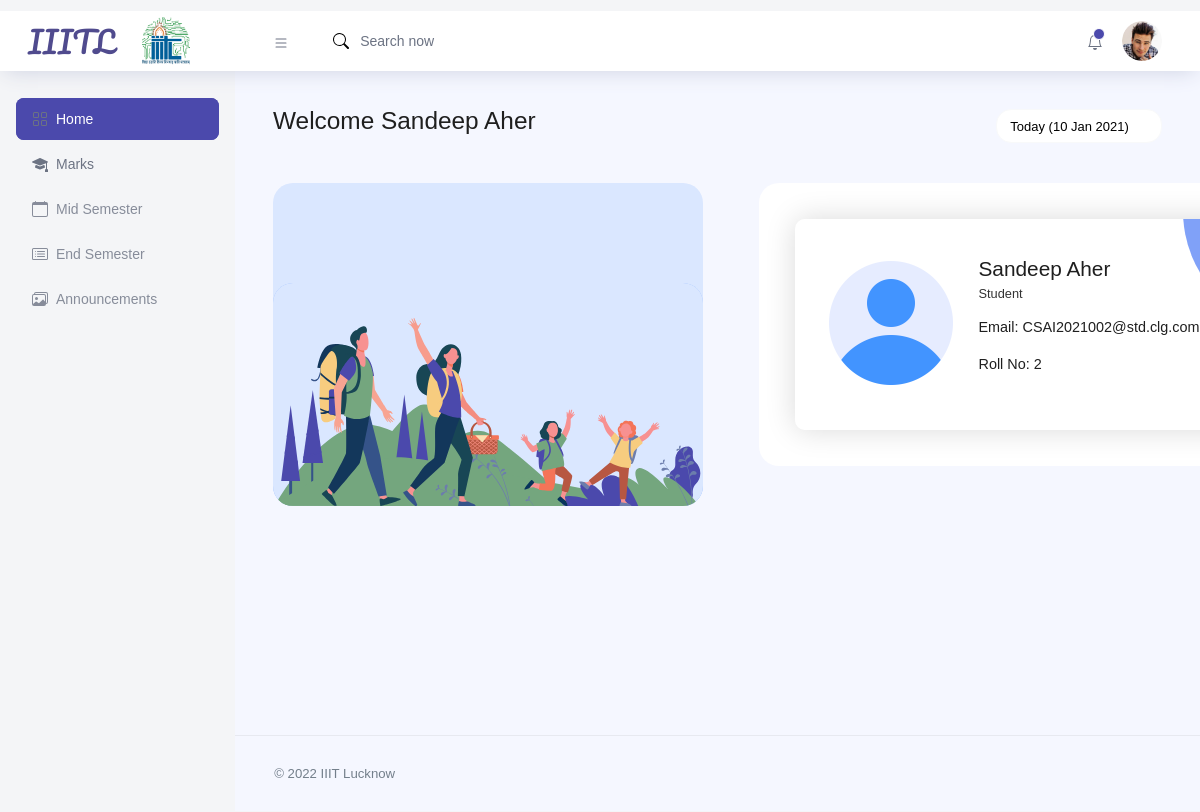
Page /student-home (signed in) on the committed database.
### website/models.py (models this page shows, shortened)
class Student(db.Model, UserMixin):
    sid = db.Column(db.Integer, primary_key=True)
    sfname = db.Column(db.String[50], nullable=False)
    slname = db.Column(db.String[50], nullable=False)
    sbranch = db.Column(db.Integer,db.ForeignKey('courses.id'))
    sroll = db.Column(db.Integer, nullable=False)    # {sbranch}-{syear}-{sroll}@std.clg.com
    semail = db.Column(db.String[100], nullable=False)
    syear = db.Column(db.Integer,db.ForeignKey('years.year'))
    spass = db.Column(db.String[100], nullable=False)    # YYYY-MM-DD
    sdob = db.Column(db.String[100], nullable=False)
    role = db.Column(db.String[100], default='student')    # crs=db.Column(db.Integer, db.ForeignKey('courses.id'))
    smarks=db.relationship('Marks')

### website/loginfunction.py (the view)
        def wrapper(*args,**kwargs):
            if current_user.is_authenticated:
                if(role==current_user.role):
                    return f(*args,**kwargs)
                else:
                    return redirect(f'/{current_user.role}-home')
            else:
                flash("You Are Not Logged In!",'error')
                return redirect('/')

### website/loginfunction.py (called while the page is built)
def loginchecker(role="None"):
    def inner(f):
        def wrapper(*args,**kwargs):
            if current_user.is_authenticated:
                if(role==current_user.role):
                    return f(*args,**kwargs)
                else:
                    return redirect(f'/{current_user.role}-home')
            else:
                flash("You Are Not Logged In!",'error')
                return redirect('/')
        wrapper.__name__=f.__name__
        return wrapper
    return inner

### website/view.py (called while the page is built)
@view.route('/student-home')
@loginchecker(role='student')
def stdhome():
    current_user
    br = Courses.query.filter_by(id=current_user.sbranch).first()
    br = br.course
    return render_template('Student_Home.html', cu=current_user, br=br)

### website/templates/Student_Home.html (shortened to what this page needs)
<!DOCTYPE html>
<html lang="en">
  <head>
    <link rel="stylesheet" href="../static/style.css" />
    <link rel="stylesheet" href="../static/Student_Home.css" />
  </head>
  <body class="">
    <div class="container-scroller" style="margin-top: -6.5vh">
      {% include 'navBars/studentNav.html' %}
      <div class="container-fluid page-body-wrapper pt-0">
        {% include 'sideBars/studentSide.html' %}
        <div class="main-panel">
          <div class="content-wrapper">
            <div class="row">
              <div class="col-md-12 grid-margin">
                <div class="row">
                  <div class="col-12 col-xl-8 mb-4 mb-xl-0">
                    <h3 class="font-weight-bold">
                      Welcome {{ cu.sfname }} {{ cu.slname }}
                    </h3>
                  </div>
                  <div class="col-12 col-xl-4">
                    <div class="justify-content-end d-flex">
                      <div class="dropdown flex-md-grow-1 flex-xl-grow-0">
                        <button
                          class="btn btn-sm btn-light bg-white dropdown-toggle"
                          type="button"
                          id="dropdownMenuDate2"
                          data-bs-toggle="dropdown"
                          aria-haspopup="true"
                          aria-expanded="true"
                        >
                           Today (10 Jan 2021)
                        </button>
                      </div>
                    </div>
                  </div>
                </div>
              </div>
            </div>
            <div class="row">
              <div class="col-md-6 grid-margin stretch-card">
                <div class="card tale-bg">
                  <div class="card-people mt-auto">
                    <img src="../static/images/people.svg" alt="people" />
                    <div class="weather-info">
                      <div class="d-flex">
                      </div>
                    </div>
                  </div>
                </div>
                <div
                  class="col-md-5 grid-margin stretch-card"
                  style="margin-left: 7vh; width: 80vh"
                >
                  <div class="card">
                    <div class="card-body">
                      <div class="card100">
                        <div class="img">
                          <img src="../static/images/user.png" />
                        </div>
                        <div class="infos">
                          <div class="name">
                            <h2>{{ cu.sfname }} {{ cu.slname }}</h2>
                            <h4>{{ cu.role[0]|upper }}{{ cu.role[1:] }}</h4>
                          </div>
                          <p class="text">Email: {{ cu.semail }}</p>
                          <p class="text">Roll No: {{ cu.sroll }}</p>
                        </div>
                      </div>
                    </div>
                  </div>
                </div>
              </div>
            </div>
          </div>
          <footer class="footer">
            <div
              class="d-sm-flex justify-content-center justify-content-sm-between"
            >
              <span
                class="text-muted text-center text-sm-left d-block d-sm-inline-block"
                >© 2022 IIIT Lucknow</span
              >
            </div>
          </footer>
        </div>
      </div>
    </div>
  </body>
</html>

### website/templates/navBars/studentNav.html (shortened to what this page needs)
<nav class="navbar col-lg-12 col-12 p-0 d-flex flex-row pt-5 mt-3">
  <div
    class="text-center navbar-brand-wrapper d-flex align-items-center justify-content-start"
  >
    <a class="navbar-brand brand-logo me-5" href="">
      <span
        style="
          font-size: 30px;
          font-family: 'Pacifico', cursive;
          color: #504b8e;
          position: relative;
          left: 1.5vh;
        "
        >IIITL</span
      ></a
    >
    <img
      src="../static/images/logo1.png"
      class="me-2"
      alt="logo"
      style="width: 6vh; height: 6vh; margin-left: -1vh; cursor: pointer"
    />
  </div>
  <div
    class="navbar-menu-wrapper d-flex align-items-center justify-content-end"
  >
    <button
      class="navbar-toggler navbar-toggler align-self-center"
      type="button"
      data-toggle="minimize"
    >
    </button>
    <ul class="navbar-nav mr-lg-2">
      <li class="nav-item nav-search d-none d-lg-block">
        <div class="input-group">
          <div class="input-group-prepend hover-cursor" id="navbar-search-icon">
            <span class="input-group-text" id="search">
              <svg
                xmlns="http://www.w3.org/2000/svg"
                width="16"
                height="16"
                fill="currentColor"
                class="bi bi-search"
                viewBox="0 0 16 16"
              >
                <path
                  d="M11.742 10.344a6.5 6.5 0 1 0-1.397 1.398h-.001c.03.04.062.078.098.115l3.85 3.85a1 1 0 0 0 1.415-1.414l-3.85-3.85a1.007 1.007 0 0 0-.115-.1zM12 6.5a5.5 5.5 0 1 1-11 0 5.5 5.5 0 0 1 11 0z"
                />
              </svg>
            </span>
          </div>
          <input
            type="text"
            class="form-control"
            id="navbar-search-input"
            placeholder="Search now"
            aria-label="search"
            aria-describedby="search"
          />
        </div>
      </li>
    </ul>
    <ul class="navbar-nav navbar-nav-right">
      <li class="nav-item dropdown">
        <a
          class="nav-link count-indicator dropdown-toggle"
          id="notificationDropdown"
          href="#"
          data-bs-toggle="dropdown"
        >
          <span class="count"></span>
        </a>
      </li>
      <li class="nav-item nav-profile dropdown">
        <a
          class="nav-link dropdown-toggle"
          href="#"
          data-bs-toggle="dropdown"
          id="profileDropdown"
          aria-expanded="false"
        >
          <img src="../static/images/admin1.jpg" alt="profile" />
        </a>
      </li>
    </ul>
  </div>
</nav>

### website/templates/sideBars/studentSide.html (shortened to what this page needs)
<nav class="sidebar sidebar-offcanvas active" id="sidebar">
  <ul class="nav">
    <li class="nav-item active">
      <a class="nav-link" href="/student-home">
        <span class="menu-title">Home</span>
      </a>
    </li>
    <li class="nav-item">
      <a class="nav-link" href="/std-marks">
        <span class="menu-title">Marks</span>
      </a>
    </li>
    <li class="nav-item disFun">
      <a class="nav-link" href="">
        <span class="menu-title">Mid Semester</span>
      </a>
    </li>
    <li class="nav-item disFun">
      <a class="nav-link" href="">
        <span class="menu-title">End Semester</span>
      </a>
    </li>
    <li class="nav-item disFun">
      <a class="nav-link" href="">
        <span class="menu-title">Announcements</span>
      </a>
    </li>
  </ul>
</nav>

### website/static/Student_Home.css (style rules this page uses)
.card100::after, .card100 img { border-radius: 50%; }
.card100, .stats { display: flex; }
.card100 { padding: 2.5rem 2rem; border-radius: 10px; background-color: rgba(255, 255, 255, 0.5); max-width: 500px; box-shadow: 0 0 30px rgba(0, 0, 0, 0.15); margin: 1rem; position: relative; transform-style: preserve-3d; overflow: hidden; }
.card100::before, .card100::after { content: ""; position: absolute; z-index: -1; }
.card100::before { width: 100%; height: 100%; border: 1px solid #fff; border-radius: 10px; top: -0.7rem; left: -0.7rem; }
.card100::after { height: 15rem; width: 15rem; background-color: #4172f5aa; top: -8rem; right: -8rem; box-shadow: 2rem 6rem 0 -3rem #fff; }
.card100 img { width: 8rem; min-width: 80px; box-shadow: 0 0 0 5px #fff; }
.infos { margin-left: 1.5rem; }
.name { margin-bottom: 1rem; }
.name h2 { font-size: 1.3rem; }
.name h4 { font-size: 0.8rem; color: #333; }
.text { font-size: 0.9rem; margin-bottom: 1rem; }

### website/templates/Student_Home.html (style rules this page uses)
.disFun { pointer-events: none; opacity: 0.8; }

### rows in the picture
Student: sfname "Sandeep", slname "Aher", role "S", role "tudent", semail "CSAI2021002@std.clg.com", sroll "2"
